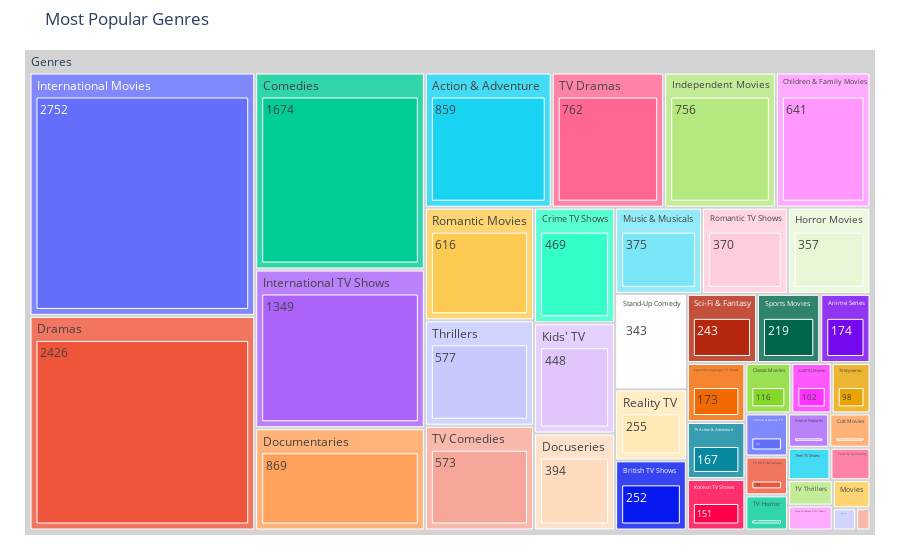

The notebook cell this image was saved under:
### Markdown cell above
# Most added genres on netflix

### Code cell
#genre
#most popular genres on netflix based on the amount of content in each one -- some content belongs to more than one genre
import plotly.express as px
genre=df_netf['listed_in'].str.split(", ",expand=True).stack().reset_index(level=1, drop=True)
genre=genre.value_counts().rename_axis('genre').reset_index(name='freq') #changing the name so it is easier to identify
fig = px.treemap(genre, path=[px.Constant("Genres"),"genre","freq"],values=genre['freq']) #adding the value so the graph is in order
fig.update_traces(root_color="lightgrey")
fig.update_layout(title='Most Popular Genres', margin = dict(t=50, l=25, r=25, b=25))
fig.show()

### Figure 1 — Plotly figure (JSON) as saved in the notebook; plotly's stock layout.template omitted (floating-point values rounded to 4 significant figures)
{"data": [{"branchvalues": "total", "domain": {"x": [0, 1], "y": [0, 1]}, "hovertemplate": "labels=%{label}<br>freq=%{value}<br>parent=%{parent}<br>id=%{id}<extra></extra>", "ids": ["Genres/TV Shows/16", "Genres/Classic & Cult TV/26", "Genres/Movies/53", "Genres/Stand-Up Comedy & Talk Shows/56", "Genres/TV Thrillers/57", "Genres/Faith & Spirituality/65", "Genres/Teen TV Shows/69", "Genres/Anime Features/71", "Genres/Cult Movies/71", "Genres/TV Horror/75", "Genres/TV Sci-Fi & Fantasy/83", "Genres/Science & Nature TV/92", "Genres/TV Mysteries/98", "Genres/LGBTQ Movies/102", "Genres/Classic Movies/116", "Genres/Korean TV Shows/151", "Genres/TV Action & Adventure/167", "Genres/Spanish-Language TV Shows/173", "Genres/Anime Series/174", "Genres/Sports Movies/219", "Genres/Sci-Fi & Fantasy/243", "Genres/British TV Shows/252", "Genres/Reality TV/255", "Genres/Stand-Up Comedy/343", "Genres/Horror Movies/357", "Genres/Romantic TV Shows/370", "Genres/Music & Musicals/375", "Genres/Docuseries/394", "Genres/Kids' TV/448", "Genres/Crime TV Shows/469", "Genres/TV Comedies/573", "Genres/Thrillers/577", "Genres/Romantic Movies/616", "Genres/Children & Family Movies/641", "Genres/Independent Movies/756", "Genres/TV Dramas/762", "Genres/Action & Adventure/859", "Genres/Documentaries/869", "Genres/International TV Shows/1349", "Genres/Comedies/1674", "Genres/Dramas/2426", "Genres/International Movies/2752", "Genres/Action & Adventure", "Genres/Anime Features", "Genres/Anime Series", "Genres/British TV Shows", "Genres/Children & Family Movies", "Genres/Classic & Cult TV", "Genres/Classic Movies", "Genres/Comedies", "Genres/Crime TV Shows", "Genres/Cult Movies", "Genres/Documentaries", "Genres/Docuseries", "Genres/Dramas", "Genres/Faith & Spirituality", "Genres/Horror Movies", "Genres/Independent Movies", "Genres/International Movies", "Genres/International TV Shows", "Genres/Kids' TV", "Genres/Korean TV Shows", "Genres/LGBTQ Movies", "Genres/Movies", "Genres/Music & Musicals", "Genres/Reality TV", "Genres/Romantic Movies", "Genres/Romantic TV Shows", "Genres/Sci-Fi & Fantasy", "Genres/Science & Nature TV", "Genres/Spanish-Language TV Shows", "Genres/Sports Movies", "Genres/Stand-Up Comedy", "Genres/Stand-Up Comedy & Talk Shows", "Genres/TV Action & Adventure", "Genres/TV Comedies", "Genres/TV Dramas", "Genres/TV Horror", "Genres/TV Mysteries", "Genres/TV Sci-Fi & Fantasy", "Genres/TV Shows", "Genres/TV Thrillers", "Genres/Teen TV Shows", "Genres/Thrillers", "Genres"], "labels": ["16", "26", "53", "56", "57", "65", "69", "71", "71", "75", "83", "92", "98", "102", "116", "151", "167", "173", "174", "219", "243", "252", "255", "343", "357", "370", "375", "394", "448", "469", "573", "577", "616", "641", "756", "762", "859", "869", "1349", "1674", "2426", "2752", "Action & Adventure", "Anime Features", "Anime Series", "British TV Shows", "Children & Family Movies", "Classic & Cult TV", "Classic Movies", "Comedies", "Crime TV Shows", "Cult Movies", "Documentaries", "Docuseries", "Dramas", "Faith & Spirituality", "Horror Movies", "Independent Movies", "International Movies", "International TV Shows", "Kids' TV", "Korean TV Shows", "LGBTQ Movies", "Movies", "Music & Musicals", "Reality TV", "Romantic Movies", "Romantic TV Shows", "Sci-Fi & Fantasy", "Science & Nature TV", "Spanish-Language TV Shows", "Sports Movies", "Stand-Up Comedy", "Stand-Up Comedy & Talk Shows", "TV Action & Adventure", "TV Comedies", "TV Dramas", "TV Horror", "TV Mysteries", "TV Sci-Fi & Fantasy", "TV Shows", "TV Thrillers", "Teen TV Shows", "Thrillers", "Genres"], "name": "", "parents": ["Genres/TV Shows", "Genres/Classic & Cult TV", "Genres/Movies", "Genres/Stand-Up Comedy & Talk Shows", "Genres/TV Thrillers", "Genres/Faith & Spirituality", "Genres/Teen TV Shows", "Genres/Anime Features", "Genres/Cult Movies", "Genres/TV Horror", "Genres/TV Sci-Fi & Fantasy", "Genres/Science & Nature TV", "Genres/TV Mysteries", "Genres/LGBTQ Movies", "Genres/Classic Movies", "Genres/Korean TV Shows", "Genres/TV Action & Adventure", "Genres/Spanish-Language TV Shows", "Genres/Anime Series", "Genres/Sports Movies", "Genres/Sci-Fi & Fantasy", "Genres/British TV Shows", "Genres/Reality TV", "Genres/Stand-Up Comedy", "Genres/Horror Movies", "Genres/Romantic TV Shows", "Genres/Music & Musicals", "Genres/Docuseries", "Genres/Kids' TV", "Genres/Crime TV Shows", "Genres/TV Comedies", "Genres/Thrillers", "Genres/Romantic Movies", "Genres/Children & Family Movies", "Genres/Independent Movies", "Genres/TV Dramas", "Genres/Action & Adventure", "Genres/Documentaries", "Genres/International TV Shows", "Genres/Comedies", "Genres/Dramas", "Genres/International Movies", "Genres", "Genres", "Genres", "Genres", "Genres", "Genres", "Genres", "Genres", "Genres", "Genres", "Genres", "Genres", "Genres", "Genres", "Genres", "Genres", "Genres", "Genres", "Genres", "Genres", "Genres", "Genres", "Genres", "Genres", "Genres", "Genres", "Genres", "Genres", "Genres", "Genres", "Genres", "Genres", "Genres", "Genres", "Genres", "Genres", "Genres", "Genres", "Genres", "Genres", "Genres", "Genres", ""], "root": {"color": "lightgrey"}, "type": "treemap", "values": [16, 26, 53, 56, 57, 65, 69, 71, 71, 75, 83, 92, 98, 102, 116, 151, 167, 173, 174, 219, 243, 252, 255, 343, 357, 370, 375, 394, 448, 469, 573, 577, 616, 641, 756, 762, 859, 869, 1349, 1674, 2426, 2752, 859, 71, 174, 252, 641, 26, 116, 1674, 469, 71, 869, 394, 2426, 65, 357, 756, 2752, 1349, 448, 151, 102, 53, 375, 255, 616, 370, 243, 92, 173, 219, 343, 56, 167, 573, 762, 75, 98, 83, 16, 57, 69, 577, 19294]}], "layout": {"legend": {"tracegroupgap": 0}, "margin": {"b": 25, "l": 25, "r": 25, "t": 50}, "title": {"text": "Most Popular Genres"}}}
